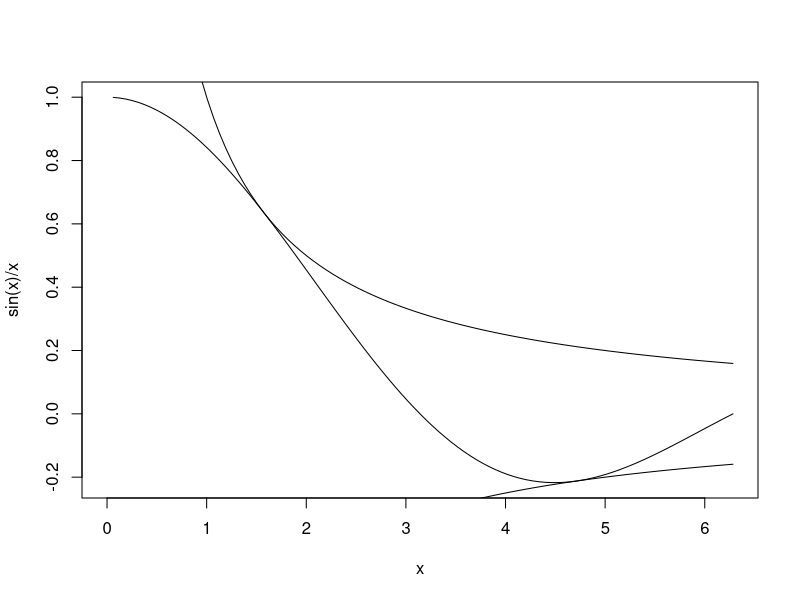
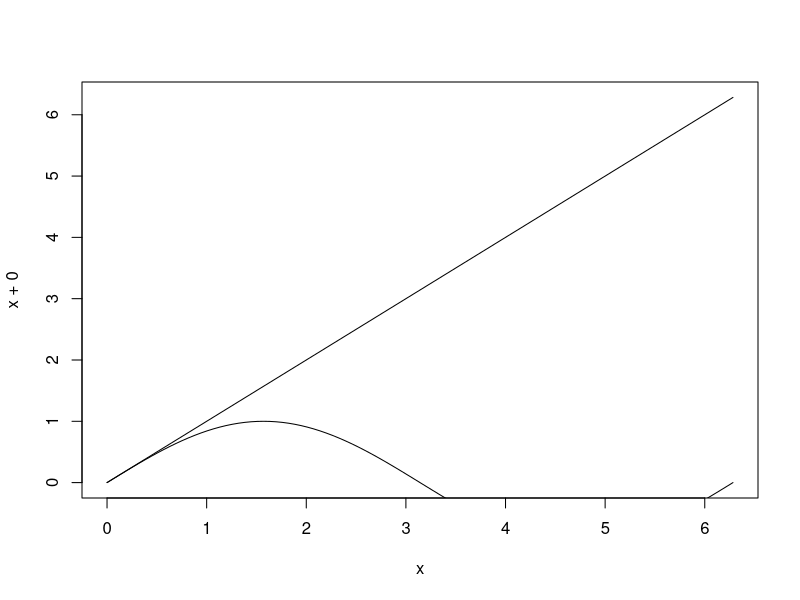
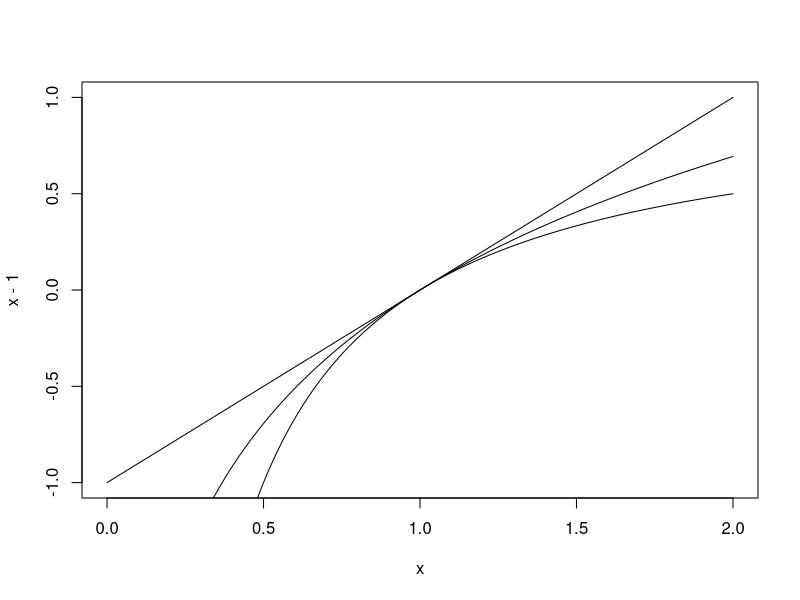
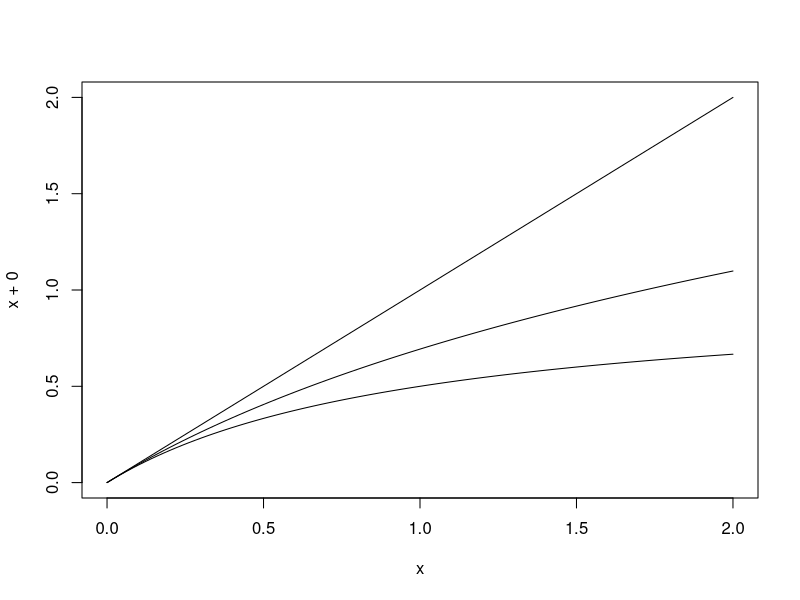

These figures' R source, in order:
curve(sin(x)/x, 0, 2*pi)
curve(1/x, 0, 2*pi, add=TRUE)
curve(-1/x, 0, 2*pi, add=TRUE)
dev.copy(png,'img/sinxx.png')
dev.off()

curve(x+0, 0, 2*pi)
curve(sin(x), 0, 2*pi, add=TRUE)
dev.copy(png,'img/xsinx.png')
dev.off()

curve(x-1, 0, 2)
curve((x-1)/x, 0, 2, add=TRUE)
curve(log(x), 0, 2, add=TRUE)
dev.copy(png,'img/lntt.png')
dev.off()

curve(x+0, 0, 2)
curve(x/(1+x), 0, 2, add=TRUE)
curve(log(1+x), 0, 2, add=TRUE)
dev.copy(png,'img/lntt1.png')
dev.off()
